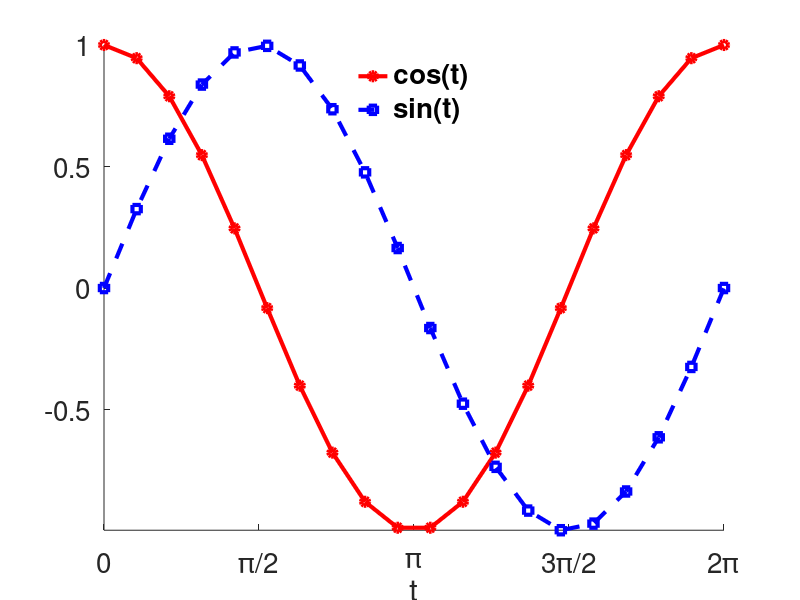

MATLAB code for this plot:
% Archivo de ordenes: trigo_funcs.m

t=linspace(0,2*pi,20)';

figure(1);clf
hold on
plot(t,cos(t),'ro- ','linewidth',3)
plot(t,sin(t),'bs--','linewidth',3)
hold off
axis tight
xlabel('t','fontsize',20)
hlg=legend('cos(t)','sin(t)','location','north');
legend boxoff
set(gca,'fontsize',20)
set(hlg,'fontsize',20,'fontweight','bold')
set(gca,'Xtick',0:pi/2:2*pi)
set(gca,'XtickLabel',{'0','\pi/2','\pi','3\pi/2','2\pi'})
set(gcf,'numbertitle','off','name','Funciones Trigonometricas')

